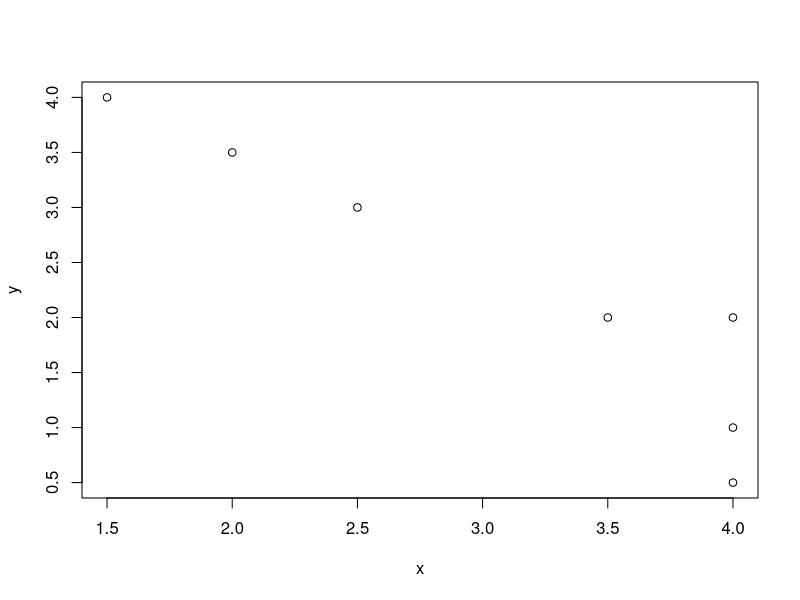
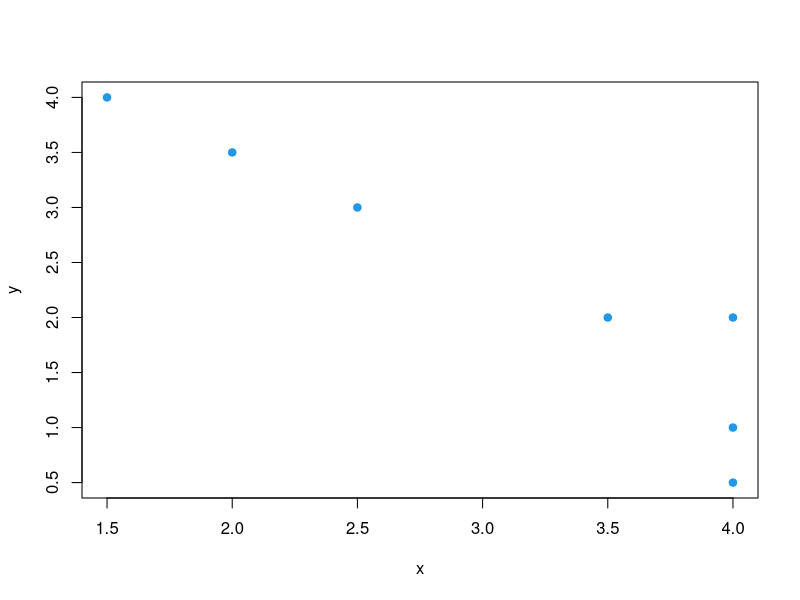
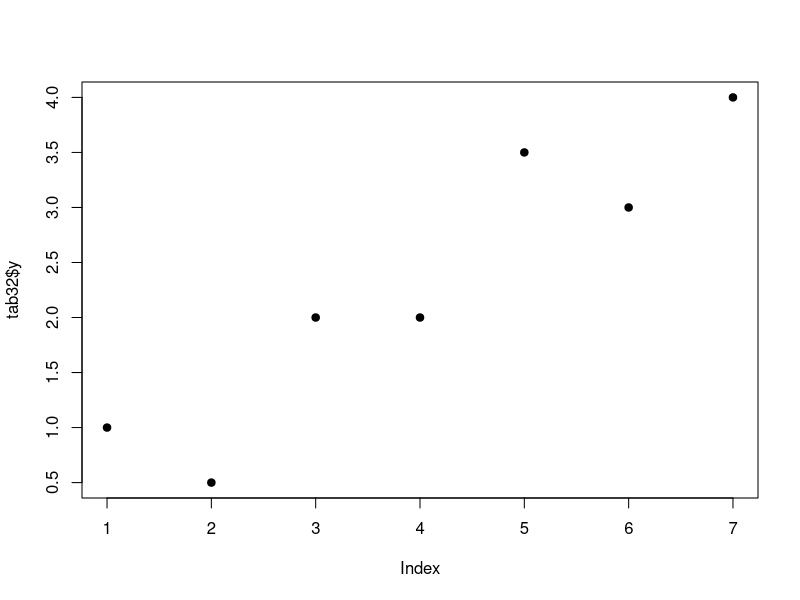
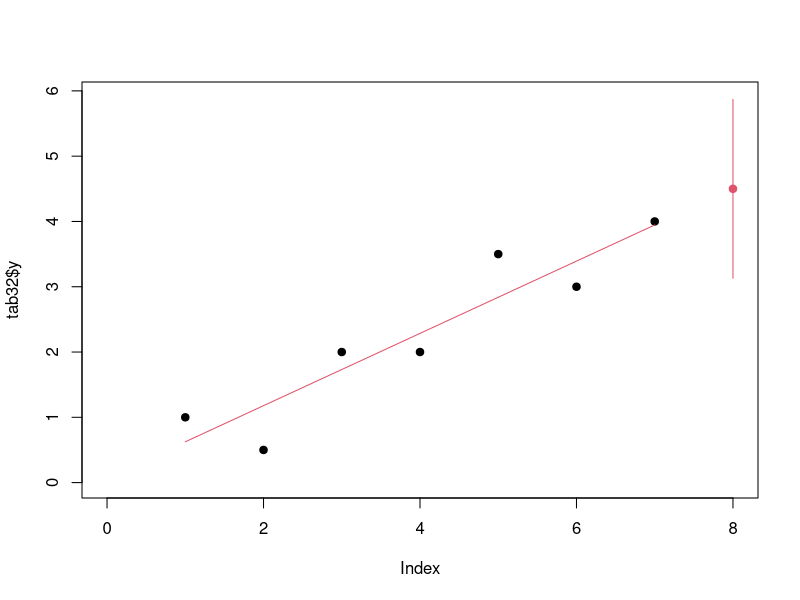

Write the R code that produced these figures, in order.
##
## Re-doing parts of exercise 3.1 using R
##
## 2014-09-19 by Lasse Engbo Christiansen

## First defining the data
tab32 <- data.frame(t = 1:7, y = c(1, 0.5, 2, 2, 3.5, 3, 4), 
           x = c(4, 4, 3.5, 4, 2, 2.5 ,1.5 ))

## Making a simple plot
plot(y ~ x, tab32)
plot(y ~ x, tab32, pch=19, col=4)

## Question 1 - using 'lm'
lm1<-lm(y ~ x, data=tab32)
summary(lm1)

## Question 2
?predict.lm
predict(lm1,newdata=list(x=0.5))

predict(lm1,newdata=list(x=0.5),interval="pred",level=0.95,se.fit = TRUE)

## Question 3
## What if we only observed yt
plot(tab32$y, pch=19)

## This can be solved in many ways. Here we'll use a both a general linear 
## model and a linear trend model

lm3 <- lm(y ~ t, tab32)
summary(lm3)
predict(lm3, interval="pred", newdata = data.frame(t=8),
        level = 0.9)

## linear trend model:
x7<-cbind(1, -6:0)
x7
F7 <- t(x7) %*% x7
h7 <- t(x7) %*% tab32$y
theta7 <- solve(F7) %*% h7
sigma7 <- sqrt( sum((tab32$y - x7%*%theta7)^2)/(7-2) )

plot(tab32$y, xlim=c(0,8), ylim=c(0,5.9), pch=19)
lines( x7%*%theta7, col=2)

## A formal way to take the last step:
f <- function(j) return( rbind(1,j) )
hatY8 <- t(f(1)) %*% theta7
points(8, hatY8, col=2, pch=19)

Ve8 <- sigma7^2 * (1 + t(f(1)) %*% solve(F7) %*% f(1))
sqrt(Ve8)
(interval <- hatY8 + c(-1,1) * qt(0.95,5)* sqrt(Ve8) )

lines(c(8,8),interval,col=2)

